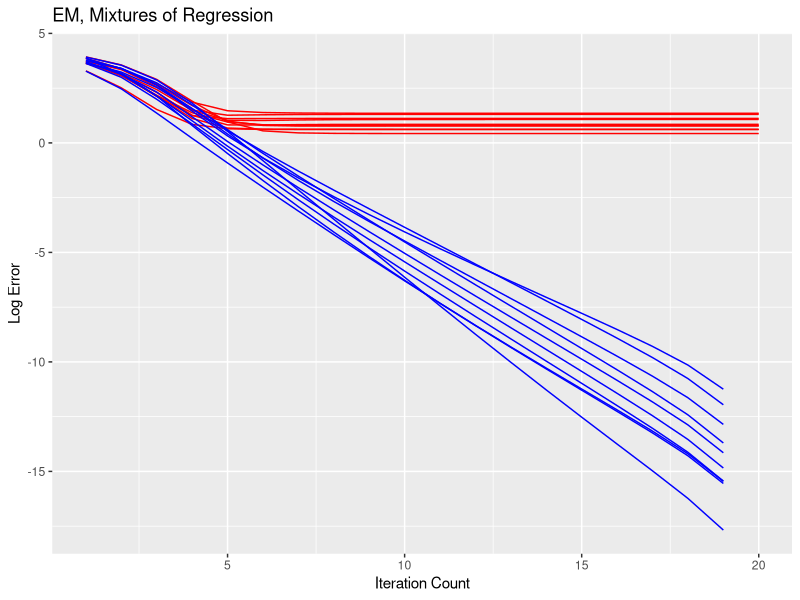
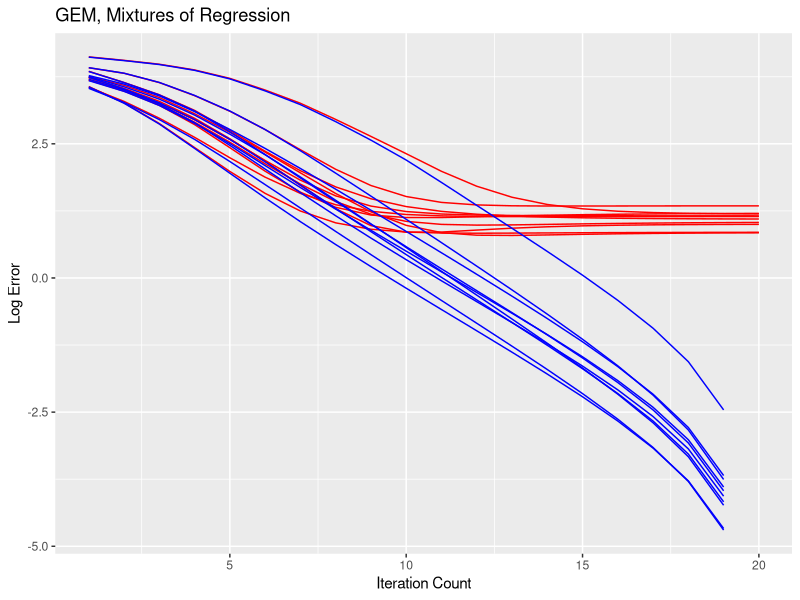
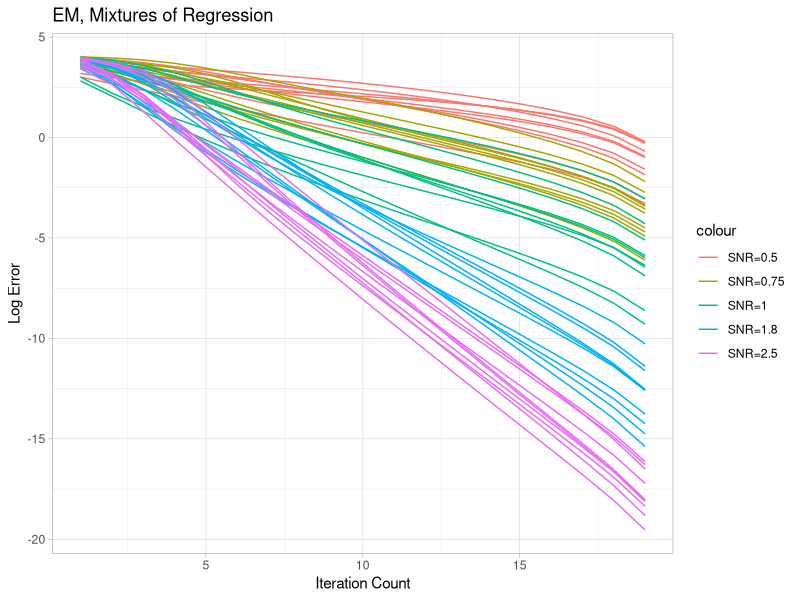

Here is the R script that generated these plots, in order:
# ==================== Preparation ============================#
library(MASS)
library(ggplot2)

#=================== Initialization ====================#
initial<- function(theta_true){
  theta_0<-matrix(rnorm(10,10,10),10,1)
  return(theta_0)
}
#==================== w function =======================#
w <- function(x,y,theta){
  w_theta <- exp(-(y-x%*%theta)^2/(2*sigma^2))/(exp(-(y-x%*%theta)^2/(2*sigma^2))+exp(-(y+x%*%theta)^2/(2*sigma^2)))
  return(w_theta)
}

# ====================outer producnt ===========================#
out <- function(x){
  xx <- x%*%t(x)
  return(xx)
}

# ==================== Update Rules ===========================#
# EM_update
EM_update <- function(x,y,theta){
    
    xx <- rowSums(apply(x, 1, out))
    xx <- matrix(xx,d,d)
    xx <- solve(xx)
    w_yx <- matrix(0,d,1)
    w_y <- NA
    for(i in 1:n){
      w_y<-(2*w(x[i,],y[i],theta)-1)*y[i]
      w_yx <- w_yx+rep(w_y,d)*x[i,]
    }
   Mn <- xx%*%w_yx
   return(Mn)
}

# ============= EM estimator =================#
em_est <- function(x,y){
  
  # Initialization
  theta <- list()
  theta[[1]] <- initial(theta_true)
  
  for (i in c(2:20)){
    theta[[i]] <- EM_update(x,y,theta[[i-1]])
  }
  return(theta)
}

# ================ gradient EM =======================#
 
GEM <- function(x,y,theta,alpha){
  w_yx <- matrix(0,d,1)
  w_y<-NA
  for(i in 1:n){
    w_y<-(2*w(x[i,],y[i],theta)-1)*y[i]
    w_yx <- w_yx+rep(w_y,d)*x[i,]-x[i,]%*%t(x[i,])%*%theta
  }
  gem<-theta+(alpha/n)*(w_yx)
}

# ============= gradient EM estimator =================#
gem_est <- function(x,y,alpha,iter= 20){
  # Initialization
  theta <- list()
  theta[[1]] <- initial(theta_true)

  for (i in c(2:iter)){
    theta[[i]] <- GEM(x,y,theta[[i-1]],alpha)
  }
  return(theta)
}
#================= log error =================#
# log_sta_error
log_sta_error <- function(result,theta_true){
  log_sta_error<-c()
  for (i in 1:length(result)) {
    log_sta_error[i] <- log(sqrt(sum(((result[[i]])-theta_true)^2)))
  }
  return(log_sta_error)
}
# log_opt_error
log_opt_error <- function(result){
  log_opt_error<-c()
  for (i in 1:(length(result)-1)) {
    log_opt_error[i] <- log(sqrt(sum(((result[[i]])-result[[length(result)]])^2)))
  }
  return(log_opt_error)
}
# ===================== Simulations EM ============================#

#Basic parameter
# dimension:  d = 10
d <- 10
# sample size: n = 1000
n <- 1000
# theta_true
theta_true <- matrix(seq(1,28,3),d,1)
# Signal-to-noise ratio: ||theta|| / sigma = 2
sigma <- sqrt((sum((theta_true)^2)))/2


simu_EM <-function(simulation,iter=20){
  ##log value
  sta <- matrix(NA,simulation,iter)
  opt <- matrix(NA,simulation,c(iter-1))
  ## 10 times simulation
  for (index in 1:simulation ) {
    # X
    x <- mvrnorm(n,rep(0,d),diag(1,d))
    # epsilon
    epsilon <- rnorm(n,0,sigma)
    # Y = X%*%theta_true + epsilon
    y <- x%*%theta_true + epsilon
    #result
    result <- em_est(x,y)
    ##log-value
    sta[index,] <- log_sta_error(result,theta_true)
    opt[index,] <- log_opt_error(result)
   
  }
  results <- list(opt=t(opt),sta=t(sta))
  return(results)
}

#=================== plot EM simulations ========================#
result <- simu_EM(simulation = 10)

sta_data <- data.frame(count=rep(1:20, d), value=as.vector(result[["sta"]]),
                 variable=rep(paste0("s_category", 1:d), each=20))
opt_data <- data.frame(count=rep(1:19, d), value=as.vector(result[["opt"]]),
                       variable=rep(paste0("o_category", 1:d), each=19))

# plot
ggplot()+ 
  geom_line(data = sta_data, aes(x=count, y=value,group=variable),color="red")+
  geom_line(data = opt_data, aes(x=count, y=value,group=variable),color="blue")+
  ggtitle('EM, Mixtures of Regression')+
  labs(x = 'Iteration Count', y ='Log Error',color = "Legend") 


# ===================== Simulations GEM ============================#

simu_GEM <-function(simulation,iter=20){
  ##log value
  sta <- matrix(NA,simulation,iter)
  opt <- matrix(NA,simulation,c(iter-1))
  ## 10 times simulation
  for (index in 1:simulation ) {
    # X
    x <- mvrnorm(n,rep(0,d),diag(1,d))
    # epsilon
    epsilon <- rnorm(n,0,sigma)
    # Y = X%*%theta_true + epsilon
    y <- x%*%theta_true + epsilon
    #result
    result <- gem_est(x,y,alpha=0.5)
    ##log-value
    sta[index,] <- log_sta_error(result,theta_true)
    opt[index,] <- log_opt_error(result)
    
  }
  results <- list(opt=t(opt),sta=t(sta))
  return(results)
}


#=================== plot EM simulations ========================#
# result & plot
result_g <- simu_GEM(simulation = 10)
# data frame 
sta_data <- data.frame(count=rep(1:20, d), value=as.vector(result_g[["sta"]]),
                       variable=rep(paste0("s_category", 1:d), each=20))
opt_data <- data.frame(count=rep(1:19, d), value=as.vector(result_g[["opt"]]),
                       variable=rep(paste0("o_category", 1:d), each=19))

# plot
ggplot()+ 
  geom_line(data = sta_data, aes(x=count, y=value,group=variable),color="red")+
  geom_line(data = opt_data, aes(x=count, y=value,group=variable),color="blue")+
  ggtitle('GEM, Mixtures of Regression')+
  labs(x = 'Iteration Count', y ='Log Error',color = "Legend") 

# ==================== Different SNR ===================== #

SNR<-c(0.5,0.75,1,1.8,2.5)
v_SNR<-list()
for (t in SNR){
sigma <- sqrt((sum((theta_true)^2)))/t
v_SNR[[round(4*t)]]<-simu_EM(10)[[1]]
}
v_SNR<-v_SNR[!sapply(v_SNR, is.null)]

# data frame 
opt_SNR<-list()
for(i in 1:5){
opt_SNR [[i]]<- data.frame(count=rep(1:19, d), value=as.vector(v_SNR[[i]]),
                       variable=rep(paste0("o_category", 1:d), each=19))
}
# plot
ggplot()+ 
  geom_line(data = opt_SNR[[1]], aes(x=count, y=value,group=variable,color="SNR=0.5"))+
  geom_line(data = opt_SNR[[2]], aes(x=count, y=value,group=variable,color="SNR=0.75"))+
  geom_line(data = opt_SNR[[3]], aes(x=count, y=value,group=variable,color="SNR=1"))+
  geom_line(data = opt_SNR[[4]], aes(x=count, y=value,group=variable,col="SNR=1.8"))+
  geom_line(data = opt_SNR[[5]], aes(x=count, y=value,group=variable,col="SNR=2.5"))+
  ggtitle('EM, Mixtures of Regression')+
  labs(x = 'Iteration Count', y ='Log Error')+
  theme_light()


